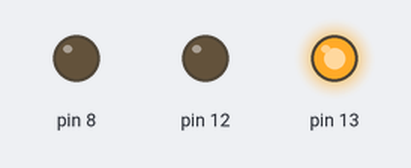
This sketch was run on a simulated Arduino Uno, built with avr-gcc and run on an emulated ATmega328P. On the bench: output pins drawn as LEDs (lit = HIGH).

Above: at 0.5 s.
At 1.5 s:
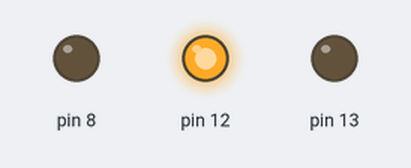
At 5.5 s:
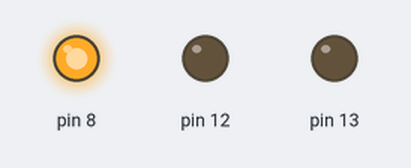
Timing chart, 0 to 6.9 s (numbered marks = the images above):
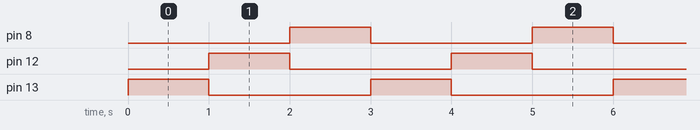

The sketch:

harj2_1_laanti_mikko.ino
```cpp
// C++ code
// Alustukset
void setup() {
  pinMode(13, OUTPUT);
  pinMode(12, OUTPUT);
  pinMode(8, OUTPUT);
}

// Loopissa valot ledeihin vuorotellen peräkkäin
void loop() {
  digitalWrite(13, HIGH);
  delay(1000);

  digitalWrite(13, LOW);
  digitalWrite(12, HIGH);
  delay(1000);

  digitalWrite(12, LOW);
  digitalWrite(8, HIGH);
  delay(1000);

  digitalWrite(8, LOW);
}
```

Measured:
- by itself, pin 8, pin 12, pin 13: alternates HIGH for 1.0 s and LOW for 2.0 s
- by itself, everything shown: repeats every 3.0 s, in 4 steps
